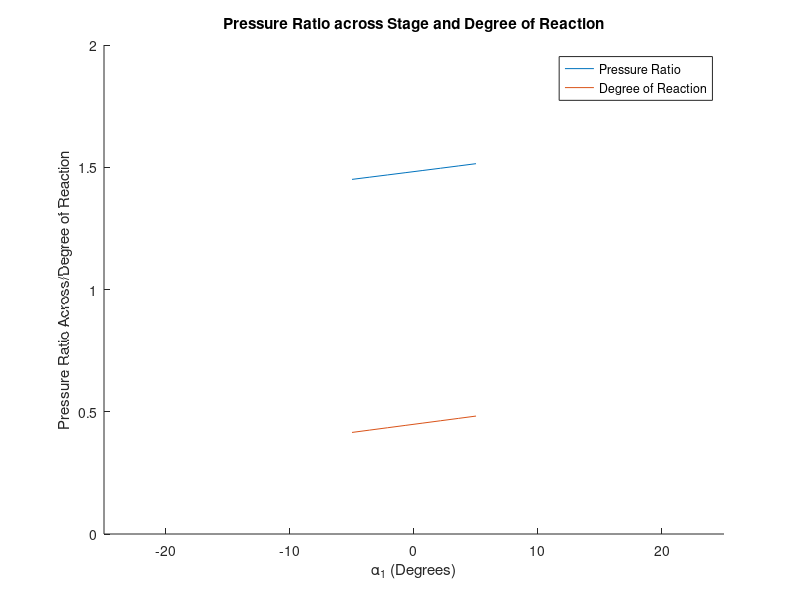

Here is the MATLAB script that generated this plot:
pratio = @(x) (1+0.96*209.44*(209.44-106.367*(tand(25)-tand(x)))/1010.38/267.26)^(1.4/0.4);
R = @(x) 0.5-0.5*160.367/-209.44*(tand(x)+tan(25));
hold on;
fplot(pratio);
fplot(R);
xlim([-25 25]);
ylim([0,2]);
title('Pressure Ratio across Stage and Degree of Reaction');
xlabel('\alpha_1 (Degrees)');
ylabel('Pressure Ratio Across/Degree of Reaction');
legend('Pressure Ratio','Degree of Reaction')
